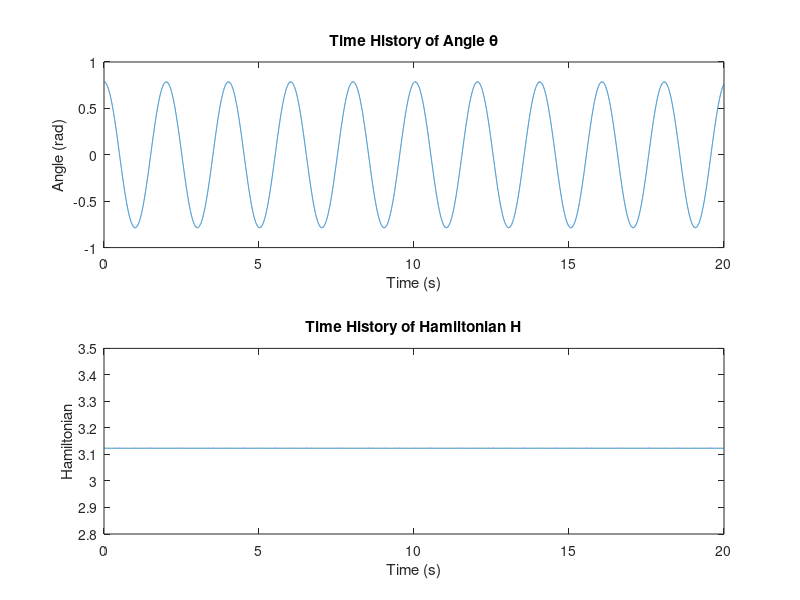

Source code (MATLAB):
% BEAD_ON_HOOP_SIMULATION simulates the dynamics of a bead on a rotating
% hoop.
%
% This script demonstrates the dynamics of a bead constrained to move on a
% rotating hoop, subject to gravity. It defines the system parameters,
% solves the bead-on-hoop dynamics, and plots the results for the angle of
% the bead and the Hamiltonian over time.
%
% The script consists of the following main functions:
%   - init_params: Initializes the system parameters.
%   - solve_dynamics: Solves the bead-on-hoop dynamics using the ode45
%   solver.
%   - bead_on_hoop_dynamics: Calculates the bead-on-hoop dynamics based on
%   the system parameters.
%   - plot_and_save_results: Plots and saves the simulation results.
%
% Usage:
%   bead_on_hoop_simulation()
%
% See also: ode45
%
% Author: Alexander Little
% Affiliation: Toronto Metropolitan University
% Date: 2023-03-26
% Version: 1.0

function bead_on_hoop_simulation()
    params = init_params();
    [t, y] = solve_dynamics(params);
    plot_and_save_results(t, y, params);
end

% Initialize system parameters
function params = init_params()
    params = struct('bead_mass', 1, 'hoop_radius', 1, ...
        'hoop_angular_velocity', 1, 'gravitational_acceleration', -9.81);
end

% Solve the bead on hoop dynamics
function [t, y] = solve_dynamics(params)
    y0 = [pi / 4; 0];
    tspan = [0 20];
    options = odeset('RelTol', 1e-12, 'AbsTol', 1e-15);
    [t, y] = ode45(@(t, y) bead_on_hoop_dynamics(t, y, params), tspan, ...
        y0, options);
end

% Calculate the bead on hoop dynamics
function dydt = bead_on_hoop_dynamics(~, y, params)
    dtheta_dt = y(2) / (params.bead_mass * params.hoop_radius ^ 2);
    dp_dt = params.bead_mass * params.gravitational_acceleration * ...
        params.hoop_radius * sin(y(1)) - params.bead_mass * ...
        params.hoop_radius ^ 2 * params.hoop_angular_velocity ^ 2 * ...
        cos(y(1)) * sin(y(1));
    dydt = [dtheta_dt; dp_dt];
end

% Plot and save the simulation results
function plot_and_save_results(t, y, params)
    figure;
    subplot(2, 1, 1);
    plot(t, y(:, 1));
    xlabel('Time (s)');
    ylabel('Angle (rad)');
    title('Time History of Angle \theta');

    subplot(2, 1, 2);
    H = y(:, 2) .^ 2 ./ (2 * params.bead_mass * params.hoop_radius ^ 2) ...
        + (1/2) * params.bead_mass * params.hoop_radius ^ 2 * ...
        params.hoop_angular_velocity ^ 2 * (sin(y(:, 1))) .^ 2 - ...
        params.bead_mass * params.gravitational_acceleration * ...
        params.hoop_radius * (1 - cos(y(:, 1)));
    plot(t, H);
    xlabel('Time (s)');
    ylabel('Hamiltonian');
    title('Time History of Hamiltonian H');

    saveas(gcf, 'bead_on_hoop_simulation_results', 'png');
end
